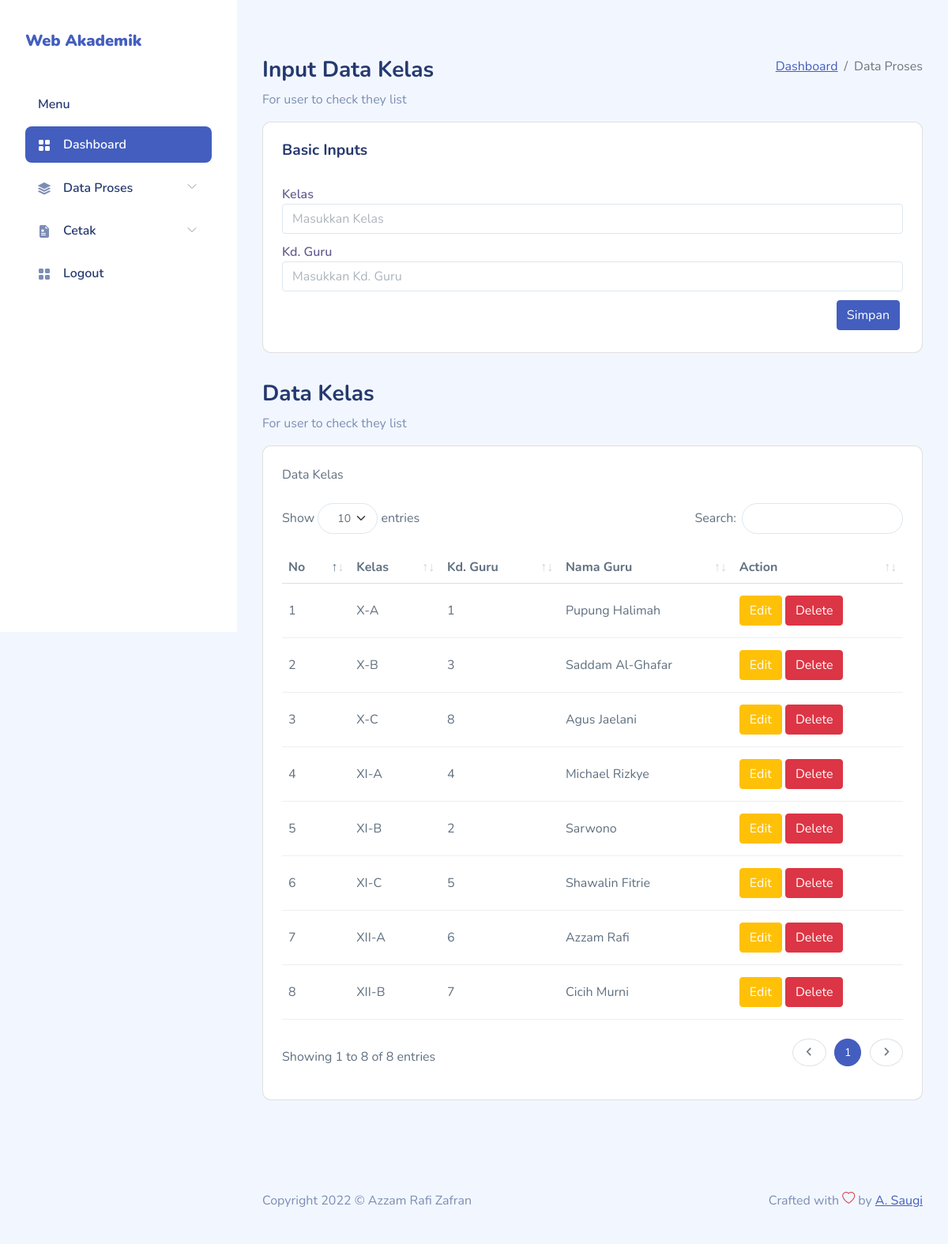
Screenshot of /admin/dashboard-admin.php?kelas-admin with the database file from the repository.
### tables this page shows
CREATE TABLE `tb_kelas` (
  `kd_kelas` int(11) NOT NULL,
  `kelas` varchar(20) NOT NULL,
  `kd_guru` int(11) NOT NULL
);

CREATE TABLE `tb_guru` (
  `kd_guru` int(11) NOT NULL,
  `nama` varchar(50) NOT NULL,
  `jk` varchar(9) NOT NULL,
  `tgl_lahir` date NOT NULL,
  `alamat` text NOT NULL,
  `no_hp` varchar(15) NOT NULL,
  `kd_mapel` int(11) NOT NULL,
  `gambar` varchar(200) NOT NULL,
  `username` varchar(100) NOT NULL,
  `password` varchar(100) NOT NULL,
  `jabatan` varchar(50) NOT NULL
);

### admin/kelas-admin.php (the view, shortened to what this page needs)
<?php
    include "../koneksi.php";
?>
<div id="main">
<div class="page-heading">
    <div class="page-title">
        <div class="row">
            <div class="col-12 col-md-6 order-md-1 order-last">
                <h3>Input Data Kelas</h3>
                <p class="text-subtitle text-muted">For user to check they list</p>
            </div>
            <div class="col-12 col-md-6 order-md-2 order-first">
                <nav aria-label="breadcrumb" class="breadcrumb-header float-start float-lg-end">
                    <ol class="breadcrumb">
                        <li class="breadcrumb-item"><a href="dashboard-admin.php">Dashboard</a></li>
                        <li class="breadcrumb-item active" aria-current="page">Data Proses</li>
                    </ol>
                </nav>
            </div>
        </div>
    </div>
    <form action="" method="post"  enctype="multipart/form-data">
    <section class="section">
        <div class="card">
            <div class="card-header">
                <h4 class="card-title">Basic Inputs</h4>
            </div>
            <div class="card-body">
                <div class="row">
                    <div class="col-md-12">
                        <div class="form-group">
                            <label for="basicInput">Kelas</label>
                            <input type="text" class="form-control" id="basicInput" name="kelas" placeholder="Masukkan Kelas" value="<?php echo @$edit['kelas']?>">
                        </div>
                        <div class="form-group">
                            <label for="basicInput">Kd. Guru</label>
                            <input type="number" class="form-control" id="basicInput" name="kd_guru" placeholder="Masukkan Kd. Guru" value="<?php echo @$edit['kd_guru']?>">
                        </div>
                        <div class="col-12 d-flex justify-content-end">
                            <?php
                            if(isset($_GET['edit'])){ ?>
                                <input type="submit" name="update" value="Update" class="btn btn-primary me-1 mb-1">
                            <?php }else{ ?>
                                <input type="submit" name="simpan" value="Simpan" class="btn btn-primary me-1 mb-1">
                            <?php } ?>
                        </div>
                    </div>
                </div>
            </div>
        </div>
    </section>
    <div class="col-12 col-md-6 order-md-1 order-last">
                <h3>Data Kelas</h3>
                <p class="text-subtitle text-muted">For user to check they list</p>
            </div>
    <section class="section">
        <div class="card">
            <div class="card-header">
                Data Kelas
            </div>
            <div class="card-body">
                <table class="table" id="table1">
                    <thead>
                        <tr>
                            <th>No</th>
                            <th>Kelas</th>
                            <th>Kd. Guru</th>
                            <th>Nama Guru</th>
                            <th>Action</th>
                        </tr>
                    </thead>
                    <tbody>
                        <?php
                            $sql = mysqli_query($con, "SELECT a.kelas, a.kd_guru, b.nama FROM tb_kelas AS a JOIN tb_guru AS b ON a.kd_kelas = b.kd_guru ORDER BY kelas ASC");
                            $no = 0;
                            while($data = mysqli_fetch_array($sql)){
                            $no++;
                        ?>
                        <tr>
                            <td><?php echo $no ?></td>
                            <td><?php echo $data['kelas']?></td>
                            <td><?php echo $data['kd_guru']?></td>
                            <td><?php echo $data['nama']?></td>
                            <td><a href="?kelas-admin&edit&id=<?php echo $data['kd_kelas']?>" class="btn btn-warning">Edit</a>
                                <a href="?kelas-admin&hapus&id=<?php echo $data['kd_kelas']?>" class="btn btn-danger">Delete</a></td>
                        </tr>
                        <?php
                            }
                        ?>
                    </tbody>
                </table>
            </div>
        </div>
    </section>
    </form>
</div>
        </div>

### admin/dashboard-admin.php (shortened to what this page needs)
<?php
    include "../koneksi.php";
?>
<!DOCTYPE html>
<html lang="en">
<head>
    <link rel="stylesheet" href="assets/css/bootstrap.css">
    <link rel="stylesheet" href="assets/vendors/iconly/bold.css">
    <link rel="stylesheet" href="assets/vendors/perfect-scrollbar/perfect-scrollbar.css">
    <link rel="stylesheet" href="assets/vendors/bootstrap-icons/bootstrap-icons.css">
    <link rel="stylesheet" href="assets/css/app.css">
    <link rel="stylesheet" href="assets/css/bootstrap.css">
    <link rel="stylesheet" href="assets/vendors/jquery-datatables/jquery.dataTables.bootstrap5.min.css">
    <link rel="stylesheet" href="assets/vendors/fontawesome/all.min.css">>
</head>
<body>
    <div id="app">
        <div id="sidebar" class="active">
            <div class="sidebar-wrapper active">
    <div class="sidebar-header">
        <div class="d-flex justify-content-between">
        <a class="navbar-brand" href="dashboard-admin.php">
            <strong><span>Web</span> Akademik</strong>
        </a>
        </div>
    </div>
    <div class="sidebar-menu">
        <ul class="menu">
            <li class="sidebar-title">Menu</li>
            <li
                class="sidebar-item active ">
                <a href="?content-admin" class='sidebar-link'>
                    <i class="bi bi-grid-fill"></i>
                    <span>Dashboard</span>
                </a>
            </li>
            <li
                class="sidebar-item  has-sub">
                <a href="#" class='sidebar-link'>
                    <i class="bi bi-stack"></i>
                    <span>Data Proses</span>
                </a>
            </li>
            <li
                class="sidebar-item  has-sub">
                <a href="#" class='sidebar-link'>
                    <i class="bi bi-file-earmark-medical-fill"></i>
                    <span>Cetak</span>
                </a>
            </li>
            <li
                class="sidebar-item ">
                <a href="logout.php" class='sidebar-link'>
                    <i class="bi bi-grid-fill"></i>
                    <span>Logout</span>
                </a>
            </li>
        </ul>
    </div>
</div>
<?php
        if(isset($_GET['guru-admin'])){
            include "guru-admin.php";
        }elseif(isset($_GET['kelas-admin'])){
            include "kelas-admin.php";
        }elseif(isset($_GET['jurusan-admin'])){
            include "jurusan-admin.php";
        }elseif(isset($_GET['siswa-admin'])){
            include "siswa-admin.php";
        }elseif(isset($_GET['nilai-admin'])){
            include "nilai-admin.php";
        }elseif(isset($_GET['mapel-admin'])){
            include "mapel-admin.php";
        }elseif(isset($_GET['raport-admin'])){
            include "raport-admin.php";
        }elseif(isset($_GET['sertifikat-admin'])){
            include "sertifikat-admin.php";
        }else{
            include "content-admin.php";
        }
    ?>
        </div>
        <div id="main">
            <footer>
                <div class="footer clearfix mb-0 text-muted">
                    <div class="float-start">
                        <p>Copyright 2022 &copy; Azzam Rafi Zafran</p>
                    </div>
                    <div class="float-end">
                        <p>Crafted with <span class="text-danger"><i class="bi bi-heart"></i></span> by <a
                                href="http://ahmadsaugi.com">A. Saugi</a></p>
                    </div>
                </div>
            </footer>
        </div>
    </div>
</body>
</html>

### admin/assets/css/app.css (style rules this page uses)
.btn.btn-danger,.btn.btn-info,.btn.btn-primary,.btn.btn-secondary,.btn.btn-success,.btn.btn-warning { color:#fff }
.card { border:none;margin-bottom:2.2rem }
.card .card-header { border:none }
.card .card-header h4 { font-size:1.2rem;font-weight:700 }
.card .card-header~.card-body { padding-top:0 }
.card .card-title { font-size:1.2rem }
.card .card-body { padding:1.5rem }
.form-group { margin-bottom:.7rem }
.form-group label { color:rgba(35,28,99,.7);font-weight:600 }
#sidebar.active .sidebar-wrapper { left:0 }
.sidebar-wrapper { background-color:#fff;bottom:0;height:100vh;overflow-y:auto;position:fixed;top:0;transition:left .5s ease-out;width:300px;z-index:10 }
.sidebar-wrapper .sidebar-header { font-size:2rem;font-weight:700;padding:2rem 2rem 1rem }
.sidebar-wrapper .menu { font-weight:600;margin-top:2rem;padding:0 2rem }
.sidebar-wrapper .menu .sidebar-title { color:#25396f;font-size:1rem;font-weight:600;list-style:none;margin:1.5rem 0 1rem;padding:0 1rem }
.sidebar-wrapper .menu .sidebar-link { align-items:center;border-radius:.5rem;color:#25396f;display:block;display:flex;font-size:1rem;padding:.7rem 1rem;text-decoration:none;transition:all .5s }
.sidebar-wrapper .menu .sidebar-link i,.sidebar-wrapper .menu .sidebar-link svg { color:#7c8db5 }
.sidebar-wrapper .menu .sidebar-link span { margin-left:1rem }
.sidebar-wrapper .menu .sidebar-item { list-style:none;margin-top:.5rem;position:relative }
.sidebar-wrapper .menu .sidebar-item.has-sub .sidebar-link:after { color:#ccc;display:block;position:absolute;right:15px;top:12px }
.sidebar-wrapper .menu .sidebar-item.active>.sidebar-link { background-color:#435ebe }
.sidebar-wrapper .menu .sidebar-item.active>.sidebar-link span { color:#fff }
.sidebar-wrapper .menu .sidebar-item.active>.sidebar-link i,.sidebar-wrapper .menu .sidebar-item.active>.sidebar-link svg { fill:#fff;color:#fff }
.dataTable-table td,.dataTable-table thead th,.table td,.table thead th { vertical-align:middle }
.dataTable-table:not(.table-borderless) thead th,.table:not(.table-borderless) thead th { border-bottom:1px solid #dedede!important }
.bi { height:1rem;width:1rem }
#main { margin-left:300px;padding:2rem }
.page-heading { margin:0 0 2rem }
.page-heading h3 { font-weight:700 }
a { text-decoration:none }

### admin/dashboard-admin.php (style rules this page uses)
table.dataTable td { padding: 15px 8px; }

### rows the page displays
tb_kelas: kelas "X-A", kd_guru "1", kd_guru.nama "Pupung Halimah"
tb_kelas: kelas "X-B", kd_guru "3", kd_guru.nama "Saddam Al-Ghafar"
tb_kelas: kelas "X-C", kd_guru "8", tb_guru.nama "Agus Jaelani"
tb_kelas: kelas "XI-A", kd_guru "4", tb_guru.nama "Michael Rizkye"
tb_kelas: kelas "XI-B", kd_guru "2", kd_guru.nama "Sarwono"
tb_kelas: kelas "XI-C", kd_guru "5", tb_guru.nama "Shawalin Fitrie"
tb_kelas: kelas "XII-A", kd_guru "6", tb_guru.nama "Azzam Rafi"
tb_kelas: kelas "XII-B", kd_guru "7", tb_guru.nama "Cicih Murni"
